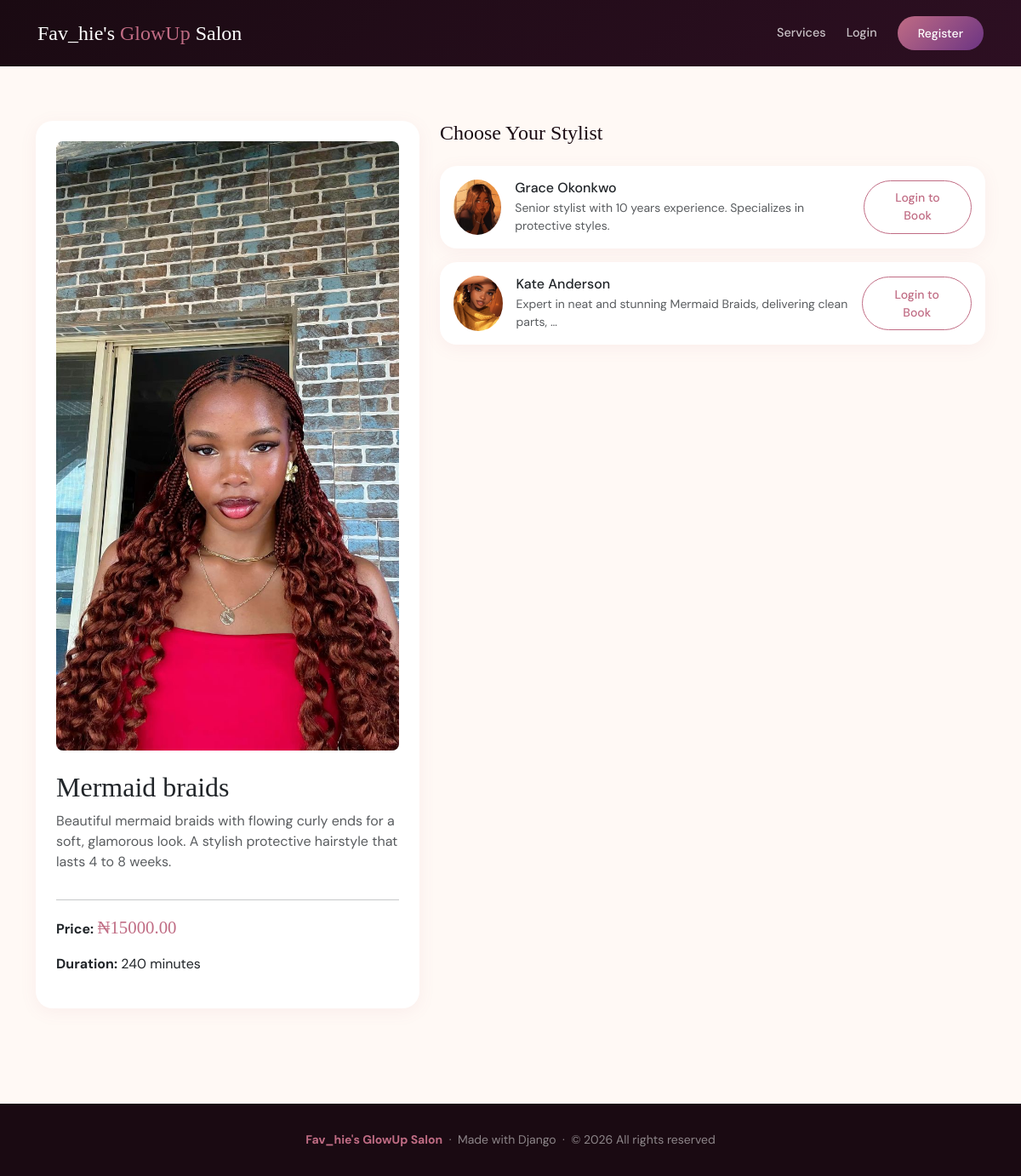
Screenshot of /services/3/ with the database file from the repository.
### appointments/models.py (models this page shows, shortened)
class Service(models.Model):
    name = models.CharField(max_length=100)
    description = models.TextField()
    duration_minutes = models.IntegerField()
    price = models.DecimalField(max_digits=8, decimal_places=2)
    image = models.ImageField(
        upload_to='services/',
        blank=True,
        null=True
    )

class Staff(models.Model):
    user = models.OneToOneField(
        User,
        on_delete=models.CASCADE,
        related_name='staff'
    )
    bio = models.TextField(blank=True)
    profile_photo = models.ImageField(
        upload_to='staff/',
        blank=True,
        null=True
    )
    specialties = models.ManyToManyField(
        Service,
        blank=True,
        related_name='staff_members'
    )
    def __str__(self):
        return f"{self.user.first_name} {self.user.last_name}"

### appointments/views.py (the view)
def service_detail(request, pk):
    service         = get_object_or_404(Service, pk=pk)
    available_staff = Staff.objects.filter(specialties=service).select_related('user')
    return render(request, 'appointments/service_detail.html', {
        'service':         service,
        'available_staff': available_staff,
    })

### appointments/templates/appointments/service_detail.html (shortened to what this page needs)
{% extends 'appointments/base.html' %}
{% block content %}
<div class="container py-5">
  <div class="row g-4">
    <div class="col-md-5">
      <div class="salon-card card p-4">
        {% if service.image %}
          <img src="{{ service.image.url }}" class="img-fluid rounded-3 mb-4"
               alt="{{ service.name }}">
        {% endif %}
        <h2>{{ service.name }}</h2>
        <p class="text-muted">{{ service.description }}</p>
        <hr>
        <p><strong>Price:</strong>
          <span style="color:var(--rose);font-size:1.3rem;
                       font-family:'Playfair Display',serif;">
            ₦{{ service.price }}
          </span>
        </p>
        <p><strong>Duration:</strong> {{ service.duration_minutes }} minutes</p>
      </div>
    </div>
    <div class="col-md-7">
      <h4 class="mb-4">Choose Your Stylist</h4>
      {% if available_staff %}
        {% for staff in available_staff %}
        <div class="salon-card card p-3 mb-3">
          <div class="d-flex align-items-center gap-3">
            {% if staff.profile_photo %}
              <img src="{{ staff.profile_photo.url }}"
                   class="rounded-circle"
                   style="width:65px;height:65px;object-fit:cover;" alt="{{ staff }}">
            {% endif %}
            <div class="flex-grow-1">
              <h6 class="mb-1">{{ staff }}</h6>
              <p class="text-muted small mb-0">{{ staff.bio|truncatewords:10 }}</p>
            </div>
            {% if user.is_authenticated %}
              <a href="{% url 'book_appointment' service.pk staff.pk %}"
                 class="btn btn-salon btn-sm">Book</a>
            {% else %}
              <a href="{% url 'login' %}"
                 class="btn btn-outline-salon btn-sm">Login to Book</a>
            {% endif %}
          </div>
        </div>
        {% endfor %}
      {% else %}
        <div class="alert alert-warning">
          No stylists available for this service right now.
        </div>
      {% endif %}
    </div>
  </div>
</div>
{% endblock %}

### appointments/templates/appointments/base.html (style rules this page uses)
:root { --rose: #C06C84; --plum: #6C3483; --dark: #1a0a12; --cream: #fff9f5; --blush: #fdf0f5; --muted: #8a7080; }
* { box-sizing: border-box; }
body { font-family: 'DM Sans', sans-serif; background: var(--cream); color: var(--dark); }
h1, h2, h3, h4, h5 { font-family: 'Playfair Display', serif; }
.btn-outline-salon { background: transparent; color: var(--rose); border: 1.5px solid var(--rose); border-radius: 50px; padding: 0.6rem 1.5rem; font-weight: 500; transition: all 0.2s; }
.salon-card { border: none; border-radius: 20px; box-shadow: 0 4px 20px rgba(192,108,132,0.08); transition: transform 0.3s, box-shadow 0.3s; overflow: hidden; }

### rows the page displays
Service: image (picture), name "Mermaid braids", description "Beautiful mermaid braids with flowing curly ends for a soft, glamorous look. A stylish protective hairstyle that lasts 4 to 8 weeks.", price "15000.00", duration_minutes "240"
Staff: profile_photo (picture), user.last_name "Grace Okonkwo", bio "Senior stylist with 10 years experience. Specializes in protective styles."
Staff: profile_photo (picture), user.last_name "Kate Anderson", bio "Expert in neat and stunning Mermaid Braids, delivering clean parts, …"
